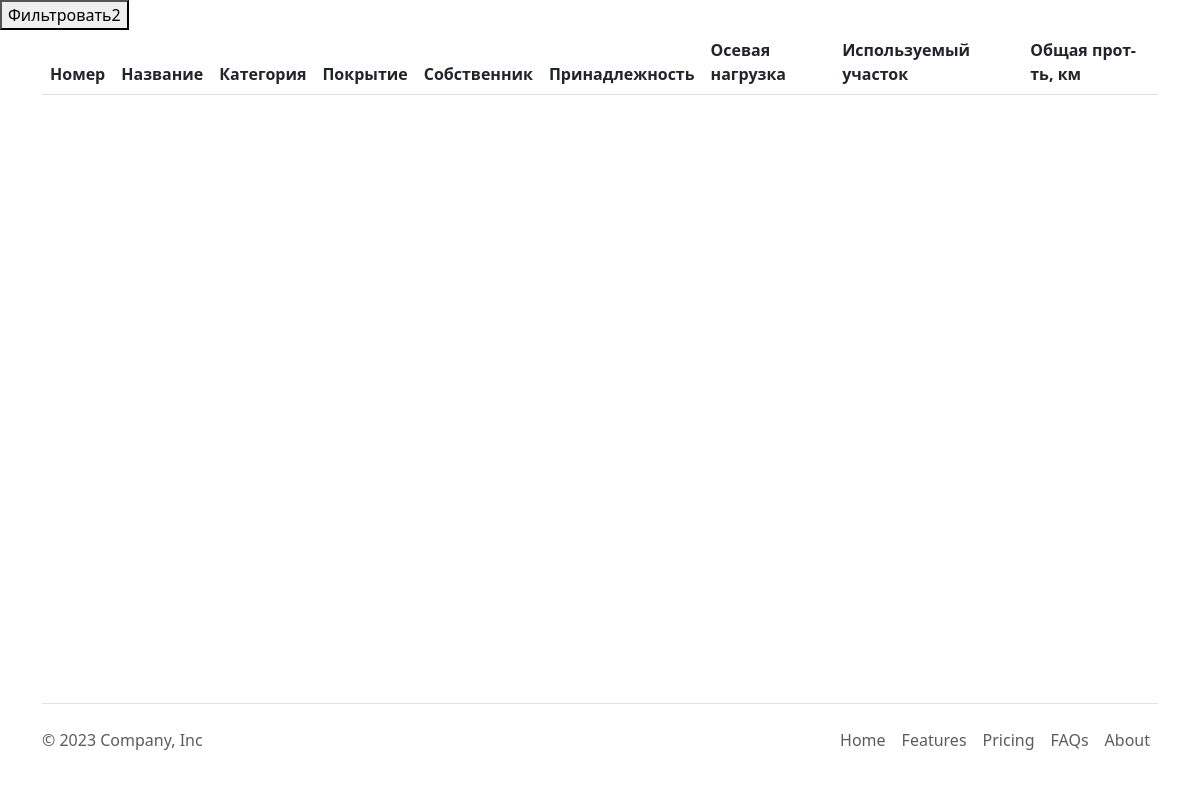
Page /listroads/ on the earlier database version.
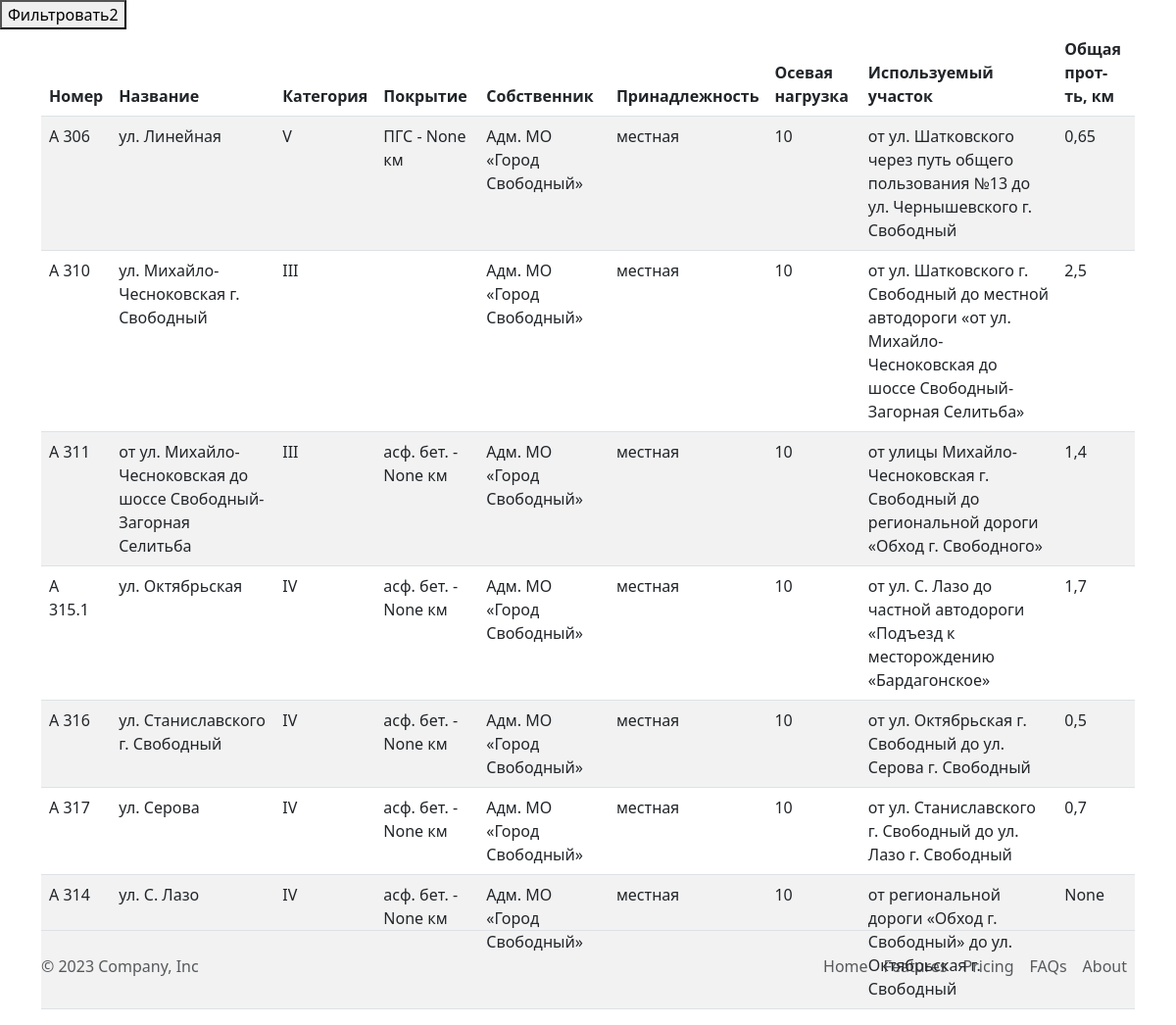
Same page on the later database version.
### roads/models.py (models this page shows, shortened)
class Uchastok(models.Model):
    number = models.ForeignKey('Road', on_delete=models.PROTECT, verbose_name = 'Номер')
    subnumber = models.IntegerField(null=True, default=None, blank=True, verbose_name = 'Номер подучастка')
    km = models.CharField(max_length=255, verbose_name = 'Километры', null=True, default=None, blank=True)
    category = models.CharField(max_length=255, verbose_name = 'Категория', null=True, default=None, blank=True)
    osevaya_nagruzka = models.CharField(max_length=255, verbose_name = 'Осевая нагрузка', null=True, default=None, blank=True)
    start_uchastka = models.CharField(max_length=255, verbose_name = 'от', null=True, default=None, blank=True)
    end_uchastka = models.CharField(max_length=255, verbose_name = 'до', null=True, default=None, blank=True)
    full_lenght = models.FloatField(verbose_name = 'Протяженность', null=True, default=None, blank=True)
    etap_proekta = models.CharField(max_length=255, verbose_name = 'Этап', null=True, default=None, blank=True)
    class Meta:
        verbose_name = 'Участок'
        verbose_name_plural = 'Участки'

class Road(models.Model):
    number = models.CharField(max_length=255, verbose_name = 'Номер', null=True, default=None, blank=True)
    name = models.CharField(max_length=255, verbose_name = 'Наименование', null=True, default=None, blank=True)
    owner = models.CharField(max_length=255, verbose_name = 'Собственник', null=True, default=None, blank=True)
    znachenie = models.ForeignKey('Znachenie', on_delete=models.SET_NULL, verbose_name = 'Значение', null=True, blank=True)
    objects_r = models.ManyToManyField('NameObject', verbose_name = 'Объекты', related_name='objects_names', null=True, default=None)
    class Meta:
        verbose_name = 'Дорога'
        verbose_name_plural = 'Дороги'

class PokrytieUchastka(models.Model):
    uchastok = models.ForeignKey('Uchastok', on_delete=models.PROTECT, verbose_name = 'Участок', related_name='pokr_uch')
    vid_pokrytia = models.ForeignKey('Pokrytie', on_delete=models.PROTECT, verbose_name = 'Вид покрытия')
    protyazhennost = models.FloatField(verbose_name = 'Протяженность вида покрытия', null=True, default=None, blank=True)
    class Meta:
        verbose_name = 'Покрытие на участке'
        verbose_name_plural = 'Покрытия на участках'

class Pokrytie(models.Model):
    pokrytie = models.CharField(max_length=255, verbose_name = 'Покрытие', null=True, default=None, blank=True)
    sokr_pokrytie = models.CharField(max_length=255, verbose_name = 'Сокращенное написание', null=True, default=None, blank=True)
    class Meta:
        verbose_name = 'Покрытие'
        verbose_name_plural = 'Покрытия'

class Znachenie(models.Model):
    znachenie = models.CharField(max_length=255, verbose_name='Значение', null=True, default=None, blank=True)
    def __str__(self):
        return self.znachenie
    class Meta:
        verbose_name = 'Значение'
        verbose_name_plural = 'Значения'

### roads/views.py (the view)
# urls.py: path('listroads/', RoadIndex.as_view(), name='listroads'),
class RoadIndex(ListView):
    model = Uchastok
    form_class = FilterForm
    template_name = 'roads/list_roads.html'
    context_object_name = 'roads'
    def get_context_data(self, **kwargs):
        context = super(RoadIndex, self).get_context_data(**kwargs)
        context['form'] = FilterForm()
        return context

### roads/templates/roads/list_roads.html (shortened to what this page needs)
{% extends 'roads/base.html' %}
{% block content %}
<form action="{% url 'filterlistroads' %}" method="get">
    <button type="submit">Фильтровать2</button>
</form>
<div class="container">
    <table class="table table-striped">
        <thead class="thead-dark">
            <tr>
                <th scope="col">Номер</th>
                <th scope="col">Название</th>
                <th scope="col">Категория</th>
                <th scope="col">Покрытие</th>
                <th scope="col">Собственник</th>
                <th scope="col">Принадлежность</th>
                <th scope="col">Осевая нагрузка</th>
                <th scope="col">Используемый участок</th>
                <th scope="col">Общая прот-ть, км</th>
            </tr>
        </thead>
        <tbody>
            {% for r in roads %}
            <tr>
                {% if r.subnumber %}
                <td>{{ r.number.number }}.{{ r.subnumber }}</td>
                {% else %}
                <td>{{ r.number.number }}</td>
                {% endif %}
                {% if r.km %}
                <td>{{ r.number.name }}<br> {{ r.km }}</td>
                {% else %}
                <td>{{ r.number.name }}</td>
                {% endif %}
                <td>{{ r.category }}</td>
                <td>{% for p in  r.pokr_uch.all %}
                    {{ p.vid_pokrytia.sokr_pokrytie }} - {{ p.protyazhennost }} км <br>
                    {% endfor %}</td>
                <td>{{ r.number.owner }}</td>
                <td>{{ r.number.znachenie }}</td>
                <td>{{ r.osevaya_nagruzka }}</td>
                <td>от {{ r.start_uchastka }} до {{ r.end_uchastka }}</td>
                <td>{{ r.full_lenght }}</td>
            </tr>
            {% endfor %}
        </tbody>
    </table>
</div>
{% endblock %}

### roads/templates/roads/base.html (shortened to what this page needs)
{% load static %}
<!DOCTYPE html>
<html>
<head>
    <link href="https://cdn.jsdelivr.net/npm/bootstrap@5.3.0-alpha3/dist/css/bootstrap.min.css" rel="stylesheet">
</head>
<body>
{% block content %}
{% endblock %}
<div class="fixed-bottom">
  <div class="container">
      <footer class="d-flex flex-wrap justify-content-between align-items-center py-3 my-4 border-top">
        <p class="col-md-4 mb-0 text-body-secondary">© 2023 Company, Inc</p>
        <a href="/" class="col-md-4 d-flex align-items-center justify-content-center mb-3 mb-md-0 me-md-auto link-body-emphasis text-decoration-none">
          <svg class="bi me-2" width="40" height="32"><use xlink:href="#bootstrap"></use></svg>
        </a>
        <ul class="nav col-md-4 justify-content-end">
          <li class="nav-item"><a href="#" class="nav-link px-2 text-body-secondary">Home</a></li>
          <li class="nav-item"><a href="#" class="nav-link px-2 text-body-secondary">Features</a></li>
          <li class="nav-item"><a href="#" class="nav-link px-2 text-body-secondary">Pricing</a></li>
          <li class="nav-item"><a href="#" class="nav-link px-2 text-body-secondary">FAQs</a></li>
          <li class="nav-item"><a href="#" class="nav-link px-2 text-body-secondary">About</a></li>
        </ul>
      </footer>
    </div>
</div>
</body>
</html>

Differences in the rows shown:
added Uchastok: number.number "А 306", number.name "ул. Линейная", category "V", number.owner "Адм. МО «Город Свободный»", number.znachenie "местная", osevaya_nagruzka "10", start_uchastka "ул. Шатковского через путь общего пользования №13", end_uchastka "ул. Чернышевского г. Свободный", full_lenght "0,65"
added PokrytieUchastka: vid_pokrytia.sokr_pokrytie "ПГС", protyazhennost "None", shown under "А 306"
added Uchastok: number.number "А 310", number.name "ул. Михайло-Чесноковская г. Свободный", category "III", number.owner "Адм. МО «Город Свободный»", number.znachenie "местная", osevaya_nagruzka "10", start_uchastka "ул. Шатковского г. Свободный", end_uchastka "местной автодороги «от ул. Михайло-Чесноковская до шоссе Свободный-Загорная Селитьба»", full_lenght "2,5"
added Uchastok: number.number "А 311", number.name "от ул. Михайло-Чесноковская до шоссе Свободный-Загорная Селитьба", category "III", number.owner "Адм. МО «Город Свободный»", number.znachenie "местная", osevaya_nagruzka "10", start_uchastka "улицы Михайло-Чесноковская г. Свободный", end_uchastka "региональной дороги «Обход г. Свободного»", full_lenght "1,4"
added PokrytieUchastka: vid_pokrytia.sokr_pokrytie "асф. бет.", protyazhennost "None", shown under "А 311"
added Uchastok: number.number "А 315", subnumber "1", number.name "ул. Октябрьская", category "IV", number.owner "Адм. МО «Город Свободный»", number.znachenie "местная", osevaya_nagruzka "10", start_uchastka "ул. С. Лазо", end_uchastka "частной автодороги «Подъезд к месторождению «Бардагонское»", full_lenght "1,7"
added PokrytieUchastka: vid_pokrytia.sokr_pokrytie "асф. бет.", protyazhennost "None", shown under "А 315"
added Uchastok: number.number "А 316", number.name "ул. Станиславского г. Свободный", category "IV", number.owner "Адм. МО «Город Свободный»", number.znachenie "местная", osevaya_nagruzka "10", start_uchastka "ул. Октябрьская г. Свободный", end_uchastka "ул. Серова г. Свободный", full_lenght "0,5"
added PokrytieUchastka: vid_pokrytia.sokr_pokrytie "асф. бет.", protyazhennost "None", shown under "А 316"
added Uchastok: number.number "А 317", number.name "ул. Серова", category "IV", number.owner "Адм. МО «Город Свободный»", number.znachenie "местная", osevaya_nagruzka "10", start_uchastka "ул. Станиславского г. Свободный", end_uchastka "ул. Лазо г. Свободный", full_lenght "0,7"
added PokrytieUchastka: vid_pokrytia.sokr_pokrytie "асф. бет.", protyazhennost "None", shown under "А 317"
added Uchastok: number.number "А 314", number.name "ул. С. Лазо", category "IV", number.owner "Адм. МО «Город Свободный»", number.znachenie "местная", osevaya_nagruzka "10", start_uchastka "региональной дороги «Обход г. Свободный»", end_uchastka "ул. Октябрьская г. Свободный", full_lenght "None"
added PokrytieUchastka: vid_pokrytia.sokr_pokrytie "асф. бет.", protyazhennost "None", shown under "А 314"
